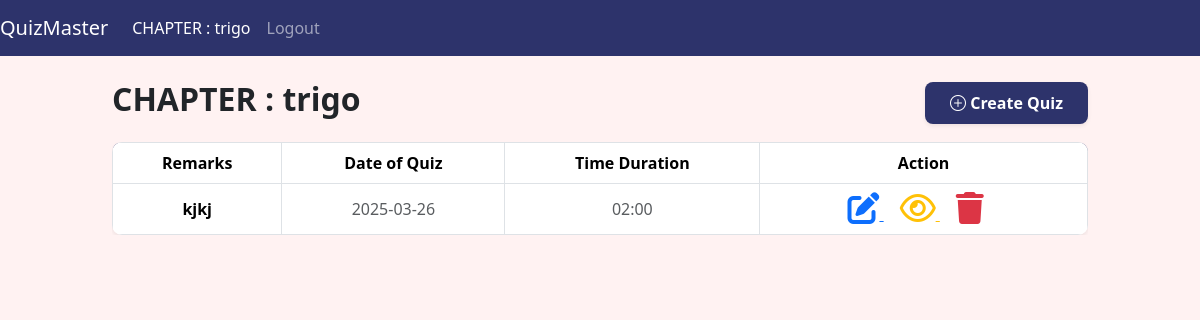
Page /showchapter/2 (signed in) on the earlier database version.
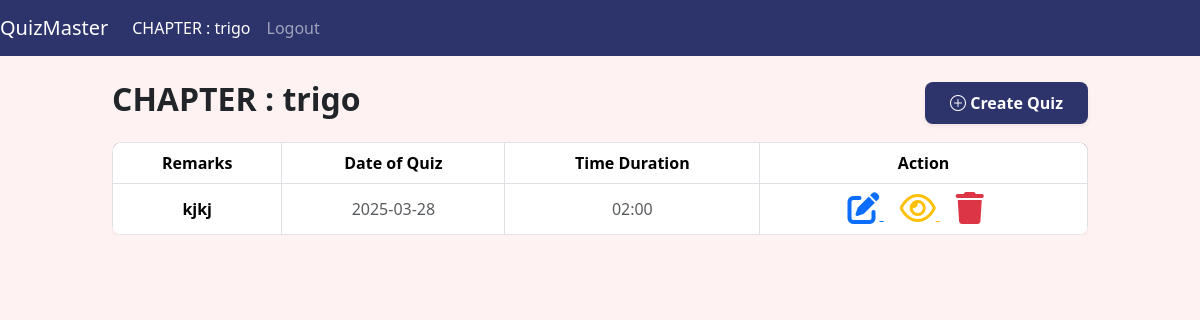
Same page on the later database version.
### app.py (models this page shows)
class QuizTest(db.Model):
    __tablename__="QuizTest"
    id=db.Column(db.Integer, primary_key=True)
    date_ofquiz=db.Column(db.Date,nullable=False)
    time_dur=db.Column(db.String(20),nullable=False)
    remarks=db.Column(db.String(120),nullable=False)
    section_id=db.Column(db.Integer, db.ForeignKey("CourseSection.id"),nullable=False)
    course_section=db.relationship("CourseSection", back_populates='quizzes')
    quiz_questions=db.relationship("QuizQuestion",back_populates='quiz_test',cascade='all,delete-orphan')
    user_scores=db.relationship('UserScore',back_populates='quiz_test',cascade='all,delete-orphan')

### app.py (the view)
@app.route("/showchapter/<int:chapid>",methods=["POST", "GET"])
def showchapter(chapid):
    if 'admin' in session:
        section = CourseSection.query.filter_by(id=chapid).first()
        quizzes = QuizTest.query.filter_by(section_id=chapid).all()
        return render_template("showchapter.html",chapter=section,quiz=quizzes)

### templates/showchapter.html (shortened to what this page needs)
{% extends "index.html" %}
{% block content %}
<nav class="navbar navbar-expand-lg navbar-dark" style="background-color: #2D336B;">
    <a class="navbar-brand" href="/admin">QuizMaster</a>
    <div class="collapse navbar-collapse" id="navbarNavAltMarkup">
      <div class="navbar-nav">
        <a class="nav-item nav-link active" href="/showchapter/{{chapter.id}}">CHAPTER : {{chapter.name}}</a>
        <a class="nav-item nav-link" href="/logout">Logout</a>
      </div>
    </div>
  </nav>
  <div class="container-fluid mt-4">
    <div class="row justify-content-center">
        <div class="col-md-10">
            <div class="d-flex justify-content-between align-items-center mb-3">
                <h2 class="fw-bold text-dark">CHAPTER : {{ chapter.name }}</h2>
                <a href="/quizcreate/{{ chapter.id }}"
                   class="btn fw-semibold text-white shadow-sm px-4 py-2"
                   style="background-color: #2D336B; border-radius: 8px; transition: 0.3s;">
                   <i class="bi bi-plus-circle"></i> Create Quiz
                </a>
            </div>
            {% if quiz|length > 0 %}
            <div class="table-responsive">
                <table class="table table-bordered table-hover text-center align-middle shadow-sm" style="border-radius: 10px; overflow: hidden;">
                    <thead class="thead-dark text-white" style="background-color: #2D336B;">
                        <tr>
                            <th>Remarks</th>
                            <th>Date of Quiz</th>
                            <th>Time Duration</th>
                            <th>Action</th>
                        </tr>
                    </thead>
                    <tbody>
                        {% for q in quiz %}
                        <tr>
                            <td class="fw-semibold">{{ q.remarks }}</td>
                            <td class="text-muted">{{ q.date_ofquiz }}</td>
                            <td class="text-muted">{{ q.time_dur }}</td>
                            <td>
                                <a href="/quizedit/{{ q.id }}" class="text-primary me-3">
                                    <i class="fa-solid fa-pen-to-square fa-2x"></i>
                                </a>
                                <a href="/showquiz/{{ q.id }}" class="text-warning me-3">
                                    <i class="fa-regular fa-eye fa-2x"></i>
                                </a>
                                <a href="/delquizpopup/{{ q.id }}" class="text-danger me-3">
                                    <i class="fa-solid fa-trash fa-2x"></i>
                                </a>
                            </td>
                        </tr>
                        {% endfor %}
                    </tbody>
                </table>
            </div>
            {% endif %}
        </div>
    </div>
</div>
{% endblock %}

Differences in the rows shown:
changed QuizTest "kjkj": date_ofquiz "2025-03-26" → "2025-03-28"
